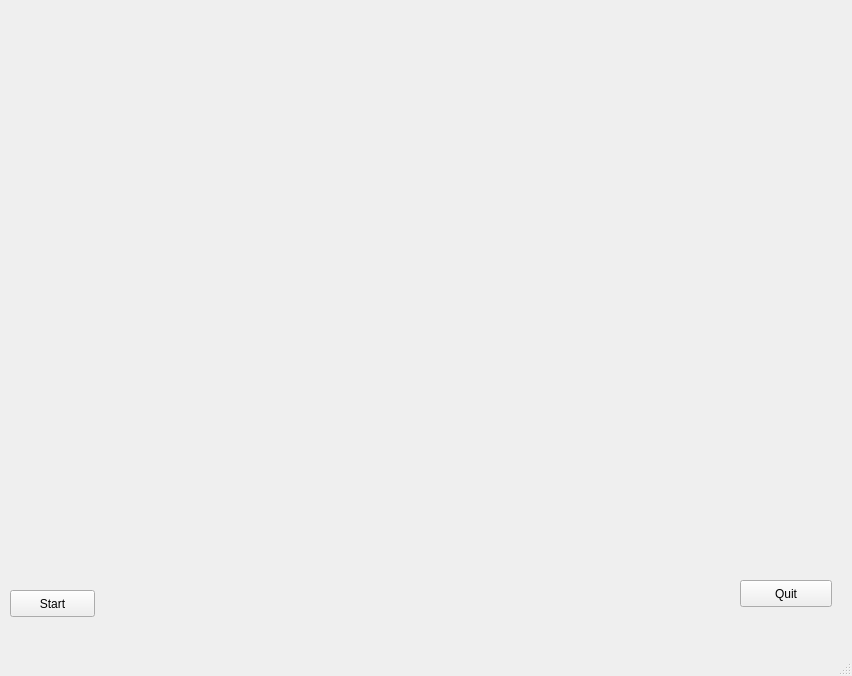
<?xml version="1.0" encoding="UTF-8"?>
<ui version="4.0">
 <class>MainWindow</class>
 <widget class="QMainWindow" name="MainWindow">
  <property name="geometry">
   <rect>
    <x>0</x>
    <y>0</y>
    <width>852</width>
    <height>676</height>
   </rect>
  </property>
  <property name="windowTitle">
   <string>MainWindow</string>
  </property>
  <widget class="QWidget" name="centralwidget">
   <widget class="QPushButton" name="quit">
    <property name="geometry">
     <rect>
      <x>740</x>
      <y>580</y>
      <width>92</width>
      <height>27</height>
     </rect>
    </property>
    <property name="text">
     <string>Quit</string>
    </property>
   </widget>
   <widget class="QWidget" name="verticalLayoutWidget">
    <property name="geometry">
     <rect>
      <x>12</x>
      <y>20</y>
      <width>821</width>
      <height>541</height>
     </rect>
    </property>
    <layout class="QVBoxLayout" name="layout_scene"/>
   </widget>
   <widget class="QPushButton" name="start">
    <property name="geometry">
     <rect>
      <x>10</x>
      <y>590</y>
      <width>85</width>
      <height>27</height>
     </rect>
    </property>
    <property name="text">
     <string>Start</string>
    </property>
   </widget>
  </widget>
  <widget class="QMenuBar" name="menubar">
   <property name="geometry">
    <rect>
     <x>0</x>
     <y>0</y>
     <width>852</width>
     <height>25</height>
    </rect>
   </property>
  </widget>
  <widget class="QStatusBar" name="statusbar"/>
 </widget>
 <resources/>
 <connections/>
</ui>
